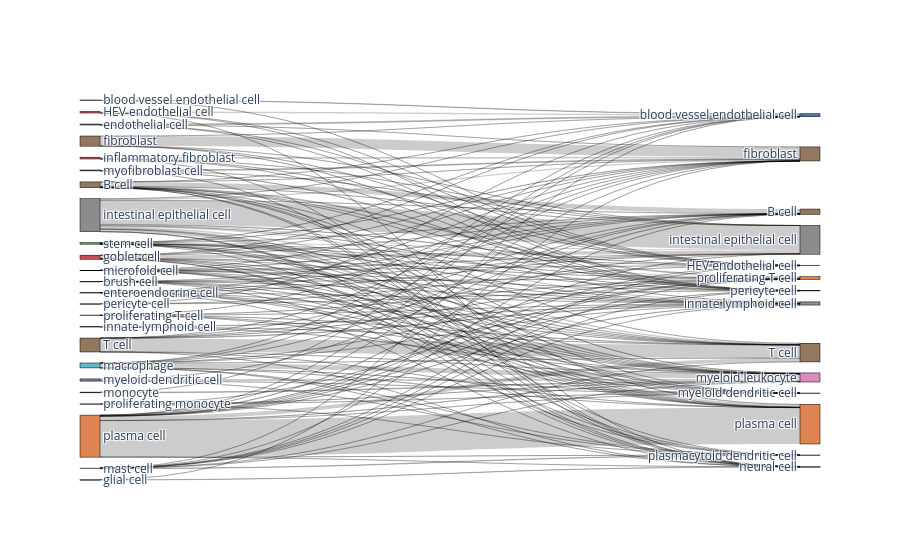
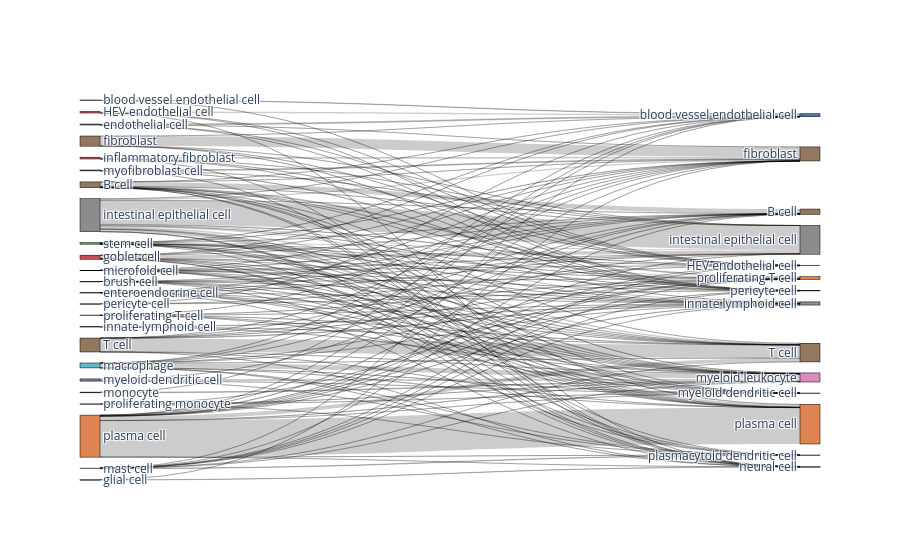

The notebook cell saved with these charts, in order:
### Markdown cell above
Write out metrics to a report file, create confusion matrices and comparative umap plots

### Code cell
%matplotlib inline

bc.tl.report(
    adata_pred=adata_predicted,
    celltype=celltype, 
    method=method, 
    analysis_name=analysis_name,
    train_datasets = adata_trains,
    test_dataset = adata_orig,
    merge = merge,
    name_prediction='auto_annot', 
    name_report='auto_annot', 
    use_raw=use_raw,
    remove_nonshared=True, 
    clustering='leiden', 
    asymmetric_matrix=True, 
    delimiter='\t', 
    verbose=True
)

### Figure 1 — Plotly figure (JSON) as saved in the notebook; plotly's stock layout.template omitted (floating-point values rounded to 4 significant figures; data arrays with more than 128 entries replaced by an {"elided": "..."} marker saying what was removed)
{"data": [{"link": {"source": {"elided": "169 int values"}, "target": {"elided": "169 int values"}, "value": {"elided": "169 int values"}}, "node": {"color": ["#8172b3", "#c44e52", "#8172b3", "#8172b3", "#dd8452", "#937860", "#937860", "#64b5cd", "#c44e52", "#8c8c8c", "#c44e52", "#ccb974", "#8c8c8c", "#64b5cd", "#da8bc3", "#55a868", "#4c72b0", "#4c72b0", "#4c72b0", "#dd8452", "#dd8452", "#da8bc3", "#937860", "#55a868", "#937860", "#c44e52", "#937860", "#4c72b0", "#937860", "#8c8c8c", "#8c8c8c", "#8172b3", "#da8bc3", "#55a868", "#4c72b0", "#dd8452", "#ccb974", "#dd8452"], "label": ["myeloid dendritic cell", "HEV endothelial cell", "brush cell", "endothelial cell", "enteroendocrine cell", "fibroblast", "B cell", "glial cell", "goblet cell", "intestinal epithelial cell", "inflammatory fibroblast", "monocyte", "innate lymphoid cell", "macrophage", "mast cell", "microfold cell", "blood vessel endothelial cell", "myofibroblast cell", "pericyte cell", "plasma cell", "proliferating T cell", "proliferating monocyte", "T cell", "stem cell", "B cell", "HEV endothelial cell", "T cell", "blood vessel endothelial cell", "fibroblast", "innate lymphoid cell", "intestinal epithelial cell", "myeloid dendritic cell", "myeloid leukocyte", "neural cell", "pericyte cell", "plasma cell", "plasmacytoid dendritic cell", "proliferating T cell"], "line": {"color": "black", "width": 0.5}, "pad": 15, "thickness": 20}, "type": "sankey"}], "layout": {}}

### Figure 2 — Plotly figure (JSON) as saved in the notebook; plotly's stock layout.template omitted (floating-point values rounded to 4 significant figures; data arrays with more than 128 entries replaced by an {"elided": "..."} marker saying what was removed)
{"data": [{"link": {"source": {"elided": "169 int values"}, "target": {"elided": "169 int values"}, "value": {"elided": "169 int values"}}, "node": {"color": ["#8172b3", "#c44e52", "#8172b3", "#8172b3", "#dd8452", "#937860", "#937860", "#64b5cd", "#c44e52", "#8c8c8c", "#c44e52", "#ccb974", "#8c8c8c", "#64b5cd", "#da8bc3", "#55a868", "#4c72b0", "#4c72b0", "#4c72b0", "#dd8452", "#dd8452", "#da8bc3", "#937860", "#55a868", "#937860", "#c44e52", "#937860", "#4c72b0", "#937860", "#8c8c8c", "#8c8c8c", "#8172b3", "#da8bc3", "#55a868", "#4c72b0", "#dd8452", "#ccb974", "#dd8452"], "label": ["myeloid dendritic cell", "HEV endothelial cell", "brush cell", "endothelial cell", "enteroendocrine cell", "fibroblast", "B cell", "glial cell", "goblet cell", "intestinal epithelial cell", "inflammatory fibroblast", "monocyte", "innate lymphoid cell", "macrophage", "mast cell", "microfold cell", "blood vessel endothelial cell", "myofibroblast cell", "pericyte cell", "plasma cell", "proliferating T cell", "proliferating monocyte", "T cell", "stem cell", "B cell", "HEV endothelial cell", "T cell", "blood vessel endothelial cell", "fibroblast", "innate lymphoid cell", "intestinal epithelial cell", "myeloid dendritic cell", "myeloid leukocyte", "neural cell", "pericyte cell", "plasma cell", "plasmacytoid dendritic cell", "proliferating T cell"], "line": {"color": "black", "width": 0.5}, "pad": 15, "thickness": 20}, "type": "sankey"}], "layout": {}}
